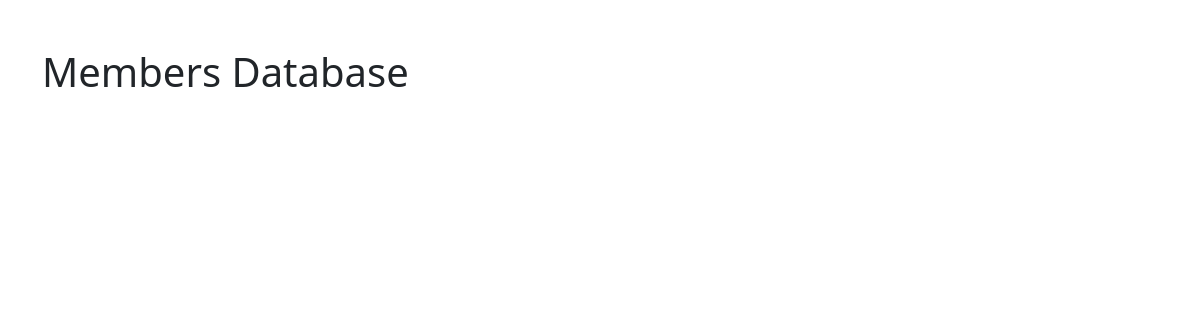
Before: / with the older database file.
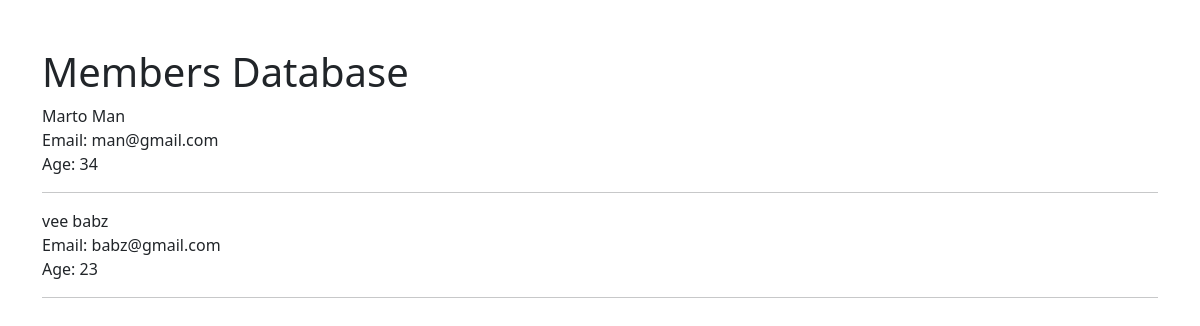
After: the same page with the newer database file.
### Website/models.py (models this page shows, shortened)
class Members(models.Model):
    fname = models.CharField('Fisrt Name', max_length=50)
    lname = models.CharField('Last Name', max_length=50)
    email = models.EmailField(max_length=50)
    passwd = models.CharField(max_length=50)
    age = models.IntegerField(max_length=50)

### Website/views.py (the view)
# urls.py: 2. Add a URL to urlpatterns:  path('', views.home, name='home')
def home(request):
    all_members  = Members.objects.all
    return render(request, 'home.html',{
        'all':all_members
    })

### Website/templates/home.html
{% extends 'base.html' %}
{% load static %}
{% block content %}
<h1> Members Database </h1>
{% for items in all %}
{{ items.fname }} {{ items.lname }} <br>
    Email: {{ items.email }} <br>
   Age: {{ items.age }} <br>
    <hr>
{% endfor %}
{% endblock content %}

### Website/templates/base.html (shortened to what this page needs)
{% load static %}
<!doctype html>
<html lang="en">
  <head>
    <link href="https://cdn.jsdelivr.net/npm/bootstrap@5.0.2/dist/css/bootstrap.min.css" rel="stylesheet">
  </head>
  <body>
    <br><br>
  <div class="container">
   {% block content %}
   {% endblock content %}
  </div>
  </body>
</html>

Changed rows visible on the page:
added Members: fname "Marto", lname "Man", email "man@gmail.com", age "34"
added Members: fname "vee", lname "babz", email "babz@gmail.com", age "23"
